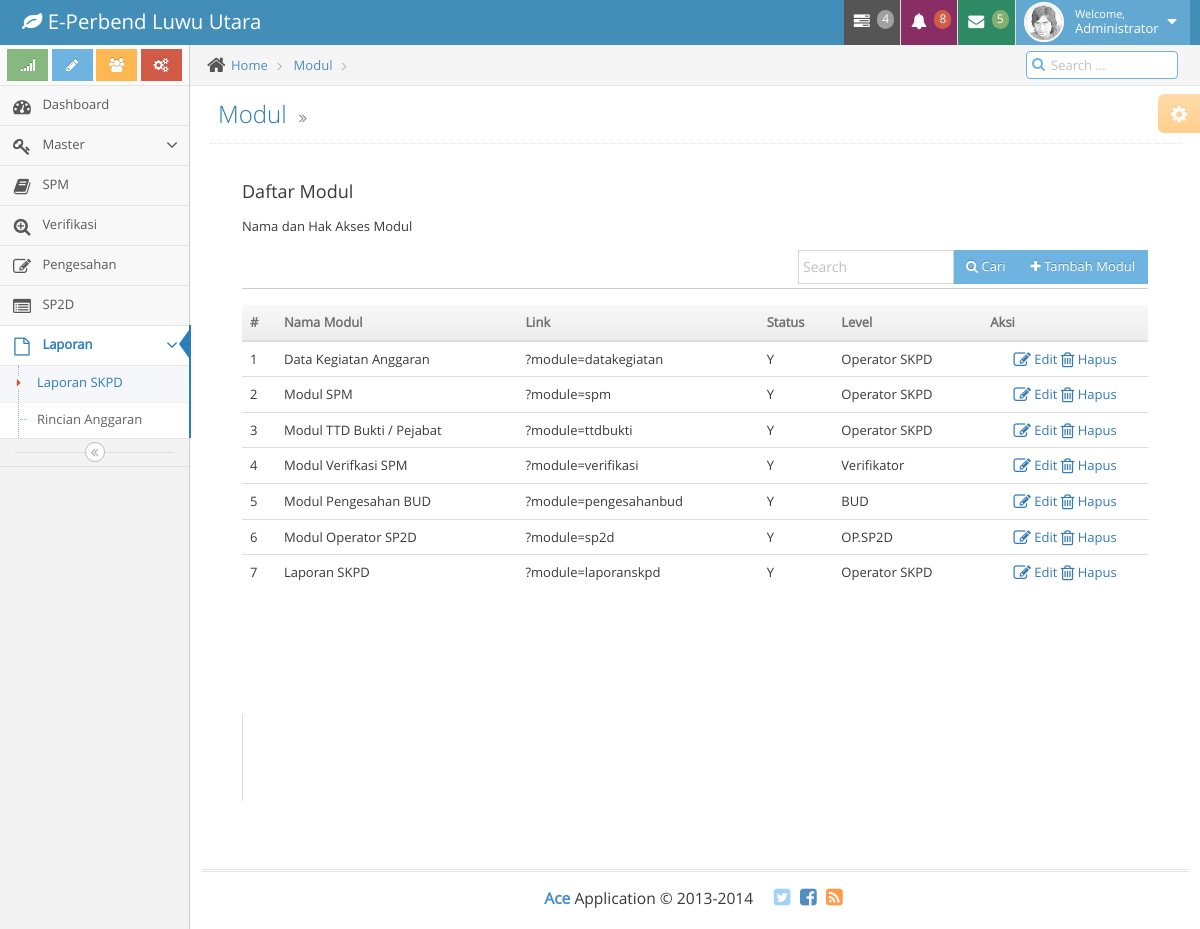
The app's page /main.php?module=modul (signed in) with its own data.
### tables this page shows
CREATE TABLE IF NOT EXISTS `modul` (
`id_Modul` int(11) NOT NULL,
  `nm_Modul` varchar(30) NOT NULL,
  `LinkModul` varchar(50) NOT NULL,
  `AktivModul` enum('Y','N') NOT NULL DEFAULT 'Y',
  `UserLevel` varchar(10) NOT NULL,
  `Keterangan` varchar(20) NOT NULL
);

### modul/modmodul.php (the view, shortened to what this page needs)
<?php
if (empty($_SESSION[UserName]) AND empty($_SESSION[PassWord])) {
    echo "<center>Untuk mengakses modul, Anda harus login <br>";
    echo "<a href=index.php><b>LOGIN</b></a></center>";
} else {
$cek=user_akses($_GET[module],$_SESSION[Sessid]);
if($cek==1 OR $_SESSION[UserLevel]=='1') {
  switch ($_GET[act]) {
    default:
        echo '<div class="col-md-12">
              <div class="card">
                <div class="header">
                  <h4 class="title">Daftar Modul</h4>
                  <p class="category">Nama dan Hak Akses Modul</p>
                  <div class="row">
                    <div class="col-md-6"></div>
                    <div class="col-md-6">
                    <div class="input-group pull-right" style="width: 350px;">
                      <input type="text" name="table_search" class="form-control" placeholder="Search">
                      <div class="input-group-btn">
                        <button class="btn btn-sm btn-info btn-fill"><i class="fa fa-search"></i> Cari</button>';
                        echo "<button class='btn btn-sm btn-info btn-fill' name='tambahsubdak' id='tomboltambahsub' onClick=\"window.location.href='?module=modul&act=add'\"><i class='fa fa-plus'></i> Tambah Modul</button>";
                      echo '</div>
                    </div>
                    </div>
                  </div>
                </div>
                <div class="content table-responsive">
                  <table class="table table-hover">
                    <thead>
                    <th>#</th>
                        <th>Nama Modul</th><th>Link</th><th>Status</th>
                        <th>Level</th><th>Aksi</th></tr>
                    </thead>
                    <tbody>';
                     $sql = mysql_query("SELECT * FROM modul");
                  $no=1;
                  while($dt = mysql_fetch_array($sql)) {
                  $lvl = array(1=>'Admin',2=>'Operator SKPD',3=>'Verifikator',4=>'BUD',5=>'OP.SP2D');
                  $Level = $dt[UserLevel];
                  echo "<tr><td>".$no++."</td>
                          <td>$dt[nm_Modul]</td>
                          <td>$dt[LinkModul]</td>
                          <td>$dt[AktivModul]</td>
                          <td>$lvl[$Level]</td>
                          <td class=align-center><a href='?module=modul&act=edit&id=$dt[id_Modul]'><i class='fa fa-edit fa-lg'></i> Edit</a>
                              <a href='#'><i class='fa fa-trash-o fa-lg'></i> Hapus</a></td>
                          </tr>";
                }
                  echo '<tbody></table>
                <div class="footer">
                  <ul class="pagination pagination-sm no-margin pull-right">
                    <li><a href="#">&laquo;</a></li>
                    <li><a href="#">1</a></li>
                    <li><a href="#">2</a></li>
                    <li><a href="#">3</a></li>
                    <li><a href="#">&raquo;</a></li>
                  </ul>
                </div>
                </div>
              </div>
            </div>';
    break;
  }
}
}
?>

### records on screen
modul: nm_Modul "Data Kegiatan Anggaran", LinkModul "?module=datakegiatan", AktivModul "Y", UserLevel "Operator SKPD"
modul: nm_Modul "Modul SPM", LinkModul "?module=spm", AktivModul "Y", UserLevel "Operator SKPD"
modul: nm_Modul "Modul TTD Bukti / Pejabat", LinkModul "?module=ttdbukti", AktivModul "Y", UserLevel "Operator SKPD"
modul: nm_Modul "Modul Verifkasi SPM", LinkModul "?module=verifikasi", AktivModul "Y", UserLevel "Verifikator"
modul: nm_Modul "Modul Pengesahan BUD", LinkModul "?module=pengesahanbud", AktivModul "Y", UserLevel "BUD"
modul: nm_Modul "Modul Operator SP2D", LinkModul "?module=sp2d", AktivModul "Y", UserLevel "OP.SP2D"
modul: nm_Modul "Laporan SKPD", LinkModul "?module=laporanskpd", AktivModul "Y", UserLevel "Operator SKPD"

### other values on screen
$_SESSION[nm_Lengkap] "Administrator"
$bcm2 "Modul"
$kt1 "Modul"
